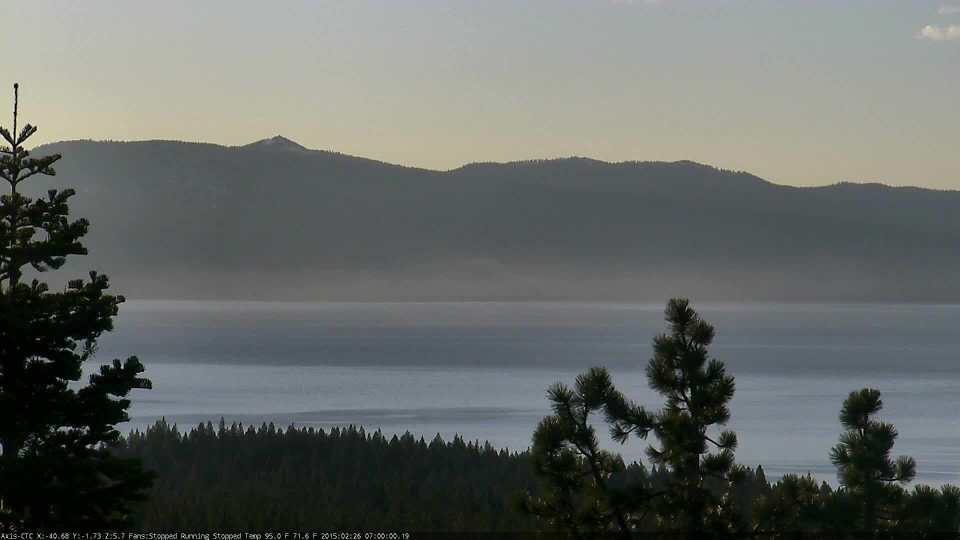
%> input picture DataSets & Results/Tahoe Data Set 3/image-0003.jpeg, 1920 x 1080 px (shown at 1/2 size)
$ octave localSmoothFixed.m   (GNU Octave 9; MATLAB toolbox functions it lacks are replaced by stand-ins)
%> lines starting %> are read from the running program, lines starting %| are printed output that depends on the picture
clear all;
warning off;
%reading back ground and forgraound image
b=imread('image-0003.jpeg');
%> b is the input picture: size 1080x1920x3 uint8; mean R, G, B 101.7, 105.5, 102.6
f=imread('image-2103.jpeg');
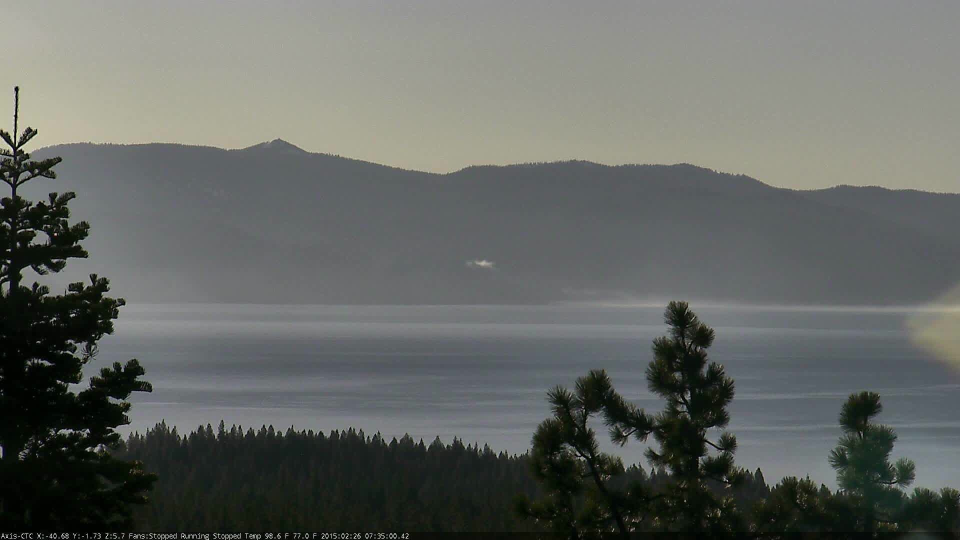
%> input picture DataSets & Results/Tahoe Data Set 3/image-2103.jpeg, 1920 x 1080 px (shown at 1/2 size)
%> f is the input picture: size 1080x1920x3 uint8; mean R, G, B 100.7, 103.9, 99.9
%b=rgb2gray(b);
%f=rgb2gray(f);
b= b(:,:,1);
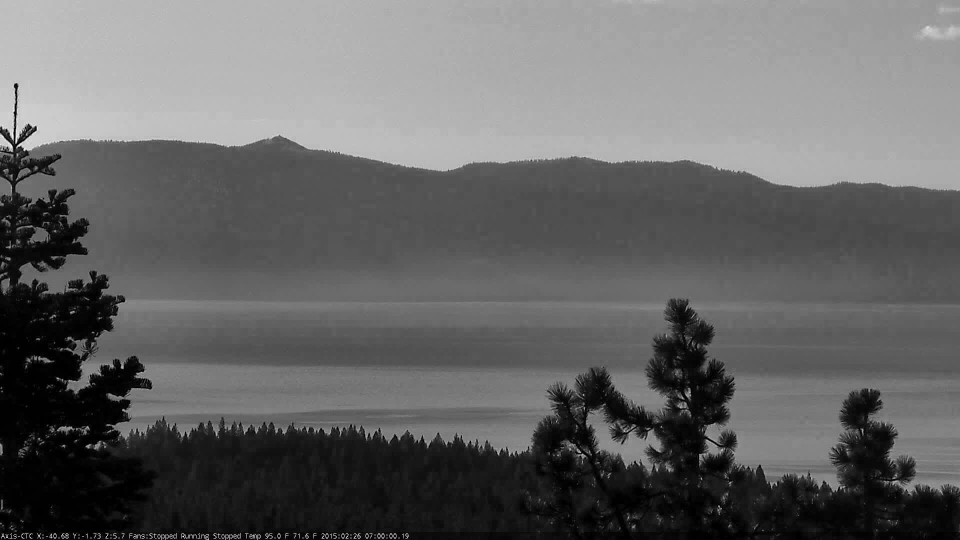
%> b: size 1080x1920 uint8 (shown at 1/2 size); min 0, max 255, mean 101.7
f= f(:,:,1);
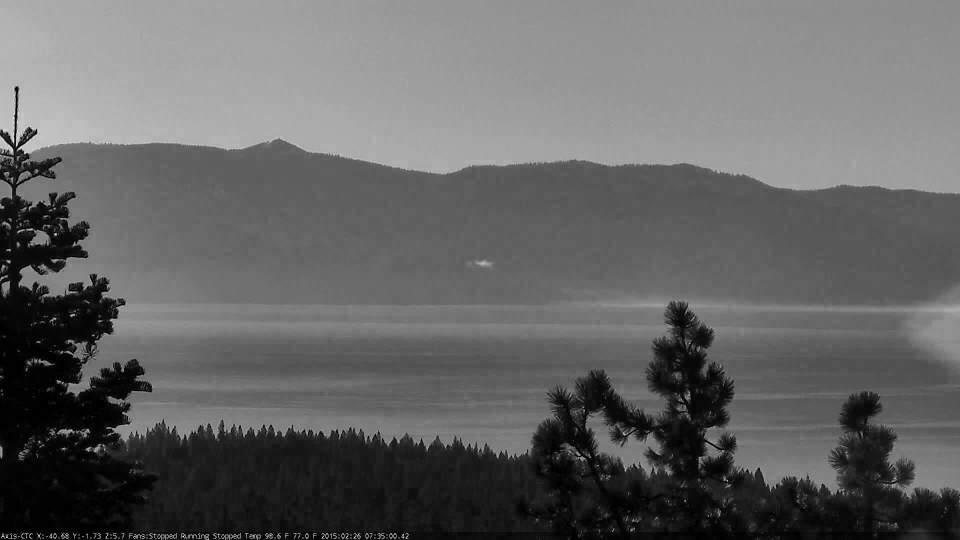
%> f: size 1080x1920 uint8 (shown at 1/2 size); min 0, max 255, mean 100.7
b=b(1:1072,:);
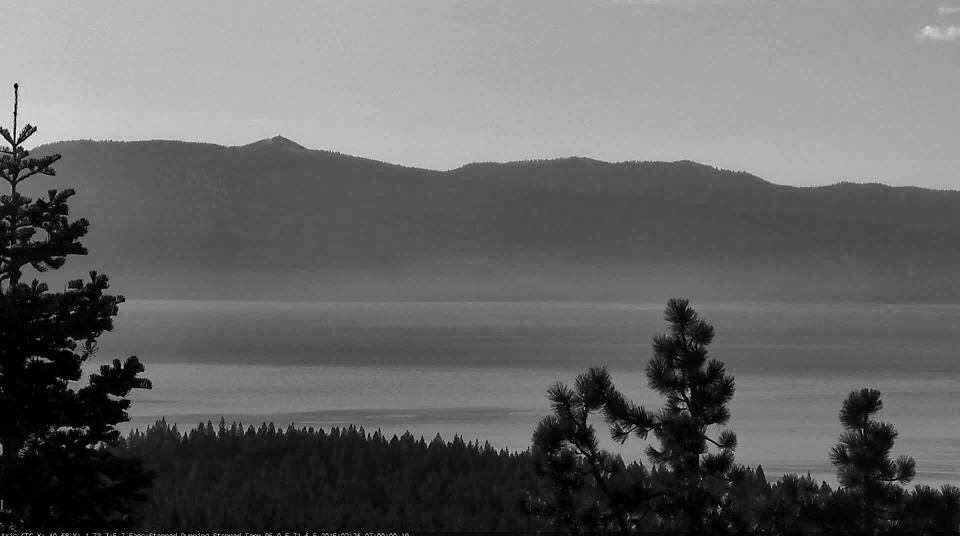
%> b: size 1072x1920 uint8 (shown at 1/2 size); min 0, max 255, mean 102.3
f=f(1:1072,:);
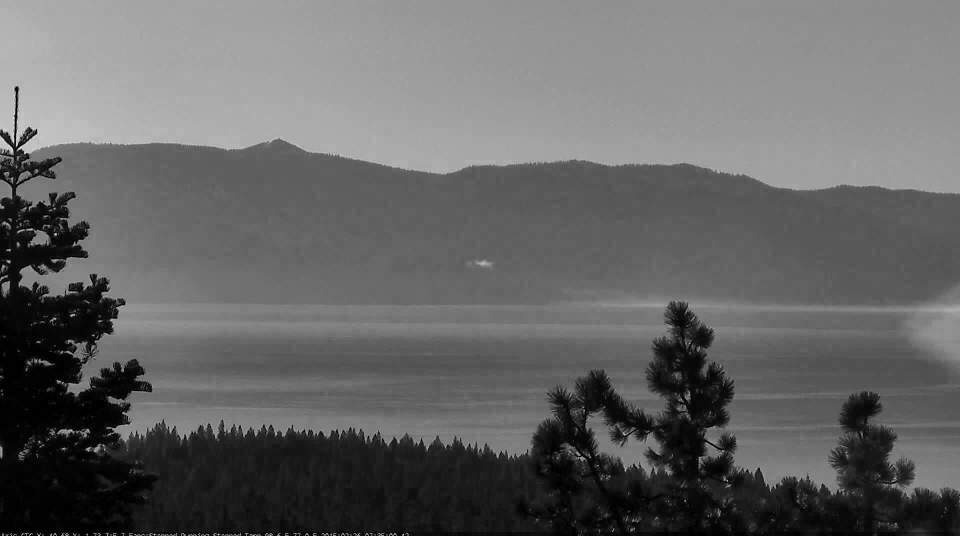
%> f: size 1072x1920 uint8 (shown at 1/2 size); min 0, max 255, mean 101.2
%window=3;
window=3;
block=16;
[m,n]=size(b);
%> m = 1072; n = 1920
% d1=m/15;
% d2=n/15;
% d3=d1*d2;
blockSize=block*block;
lamda=0.7;
%T=zeros(d3*blockSize,blockSize);
alphaA=[];
sA=[];


%%
% Whole Picture
figure
imshow(f);
hold on;
% plot (2048,1,'r.','MarkerSize',20);
% hold on;
%> (the run ends here)
